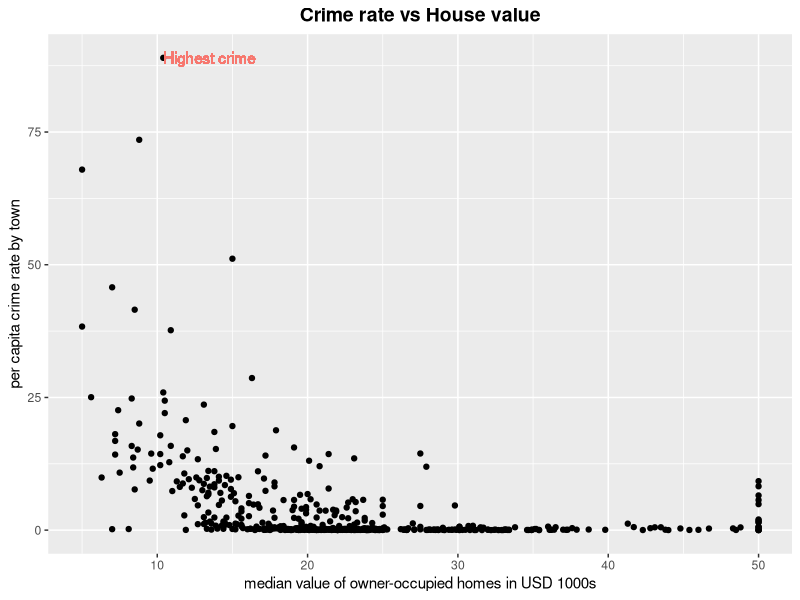

The R source for this figure:
## ---- chunk 1
#| label: dataset
#Load in the dataset from mlbench package 
data("BostonHousing2", package = "mlbench")
## ---- chunk 2
#Load packages
library(ggplot2)
## ---- chunk 3
#| label: plot
#| fig-width: 10
#| fig-height: 5
#| fig-cap: 'Crime rate vs House value on the Boston 1970 housing market'
#| warning: false

#Create plot 
ggplot(BostonHousing2, aes(x=medv,y=crim))+
  geom_point()+
  ggtitle('Crime rate vs House value')+
  labs(x='median value of owner-occupied homes in USD 1000s',y='per capita crime rate by town')+
  theme(plot.title = element_text( size=14, face="bold", hjust=0.5))+
geom_text(aes(13.5, 88.97620, label="Highest crime", color='red'))+ #label at point with highest crime rate
  theme(legend.position = "none")
  
